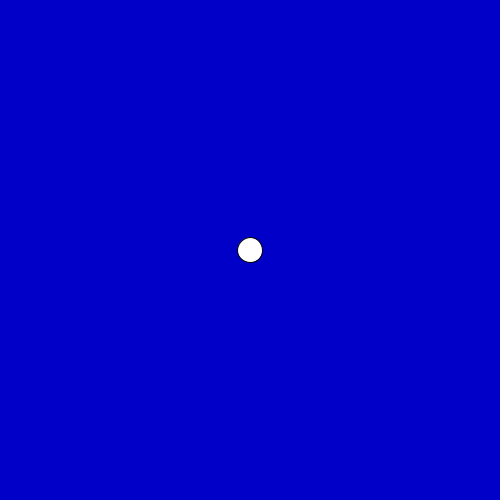
Frame 1 (no input)
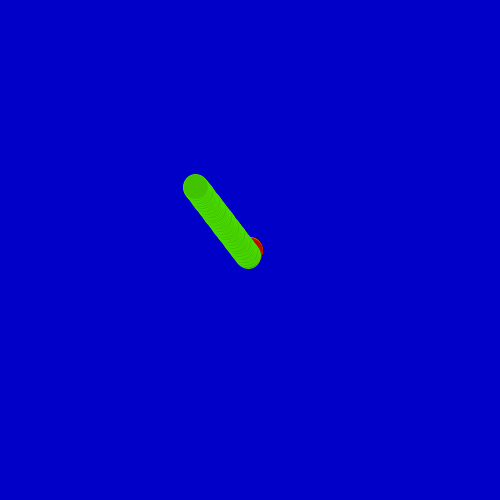
Frame 60 (the mouse pressed at the canvas centre just before this capture)
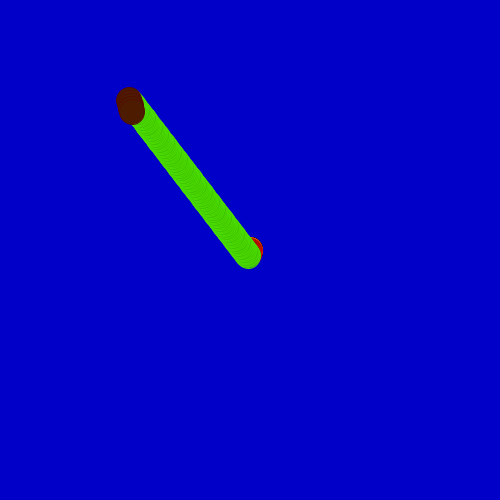
Frame 120 (the mouse held since frame 60 and released just before this capture)

The Processing sketch that drew these frames (run headless with seeded random() and noise(); from frame 60 on, the mouse is pressed at the canvas centre):

// Processing sketch: bila_bladzenie_los
// ── bila_bladzenie_los.pde
// "BILA" - MODEL RUCHU PUNKTU MATERIALNEGO - kolejne przybliżenia
//*////////////////////////////////////////////////////////////////
// Program Processingu w trybie 2 - z widocznymi funkcjami
//*////////////////////////////////////////////////////////////////
int FR=50; //Na ile kroków dzielimy sekundę?
float h=height/2;
float x=width/2;
float vh=0; //prędkość pionowa w pikselach/SEKUNDĘ (!)
float vx=0; //prędkość pozioma
float maxV=150;
float B=0.90; //Wydajność odbicia sprężystego 1-B = ile energii kinetycznej się rozprasza nie wraca do prędkości po odbiciu

void setup() //Jest wykonywane raz - po uruchomieniu
{
  size(500,500);
  h=height/2;
  x=width/2;
  //noSmooth(); //Bez wygładzania linii? Po prostu odkomentować 
  background(0,0,200); //rgB
  frameRate(FR);
}

int count=0;
void draw() //Jest wykonywane w niewidocznej pętli
{
  //Właściwy model
  if( floor(random(FR)) == 0) //Średnio raz na sekundę zmienia wektor prędkości
  {
    vh=random(-maxV,maxV); 
    vx=random(-maxV,maxV); 
    //Wizualizacja
    fill(random(250),random(250),0);
    stroke(random(250),random(250),0);
  }
  
  ellipse(x,height-h,25,25);
  
  h+=vh*1/FR; //Powiększ wysokość o drogę czyli prędkość pomnożoną przez jednostkę czasu
  x+=vx*1/FR; //Powiększ położenie poziome

  //Odbijamy od ścianek okna! Upraszczamy mechanizm odbicia
  if(h<0) 
  {
    vh=-vh*B;
    h=0; //Trochę oszukujemy
  }
  else
  if(height<h)
  {
    vh=-vh*B;
    h=height; //Trochę oszukujemy
  }
  else //A jakby to wykomentować?
  if(x<0)
  {
     vx=-vx*B;
     x=0; //Trochę oszukujemy
  }
  else
  if(width<x)
  {
     vx=-vx*B;
     x=width; //Trochę oszukujemy
     //print(x,' ');
  }
}
//Efekt końcowy jest ciekawy. Skąd się bierze?
